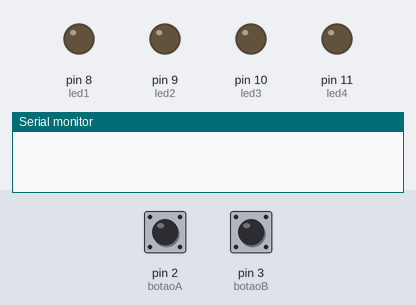
A sketch run on a simulated Arduino Uno, built with avr-gcc and run on an emulated ATmega328P. Parts: output pins drawn as LEDs (lit = HIGH), the last lines printed to the serial monitor. Inputs (shaded band) come from the test bench; at power-on: pin 2 (botaoA) LOW, pin 3 (botaoB) LOW.

Above: at 1.2 s.
1.3 s: pin 2 (botaoA) pulled HIGH for 0.15 s
At 2.5 s:
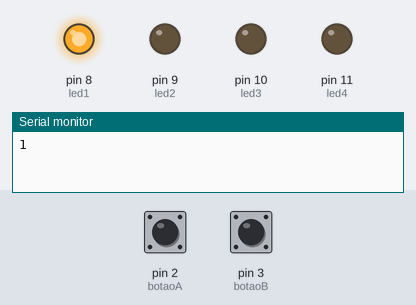
2.9 s: pin 2 (botaoA) pulled HIGH for 1 s
At 3.8 s:
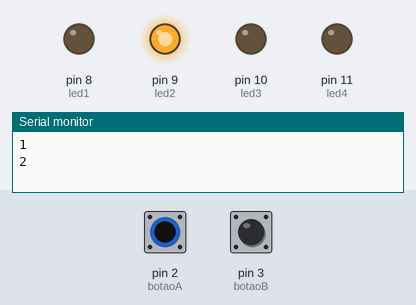
5.4 s: pin 2 (botaoA) pulled HIGH for 0.15 s
At 5.7 s:
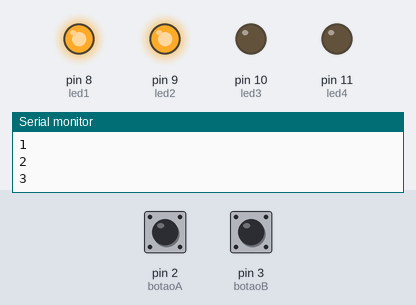
7.0 s: pin 2 (botaoA) pulled HIGH for 3.2 s
At 8.1 s:
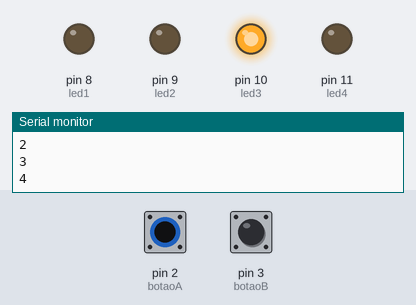
11.7 s: pin 2 (botaoA) pulled HIGH for 0.15 s
At 12.9 s:
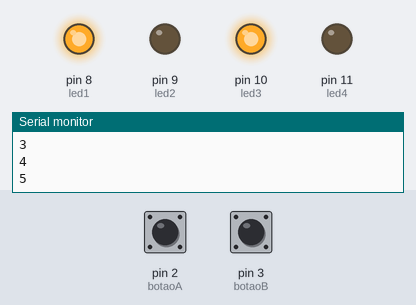
13.3 s: pin 2 (botaoA) pulled HIGH for 1 s
At 14.1 s:
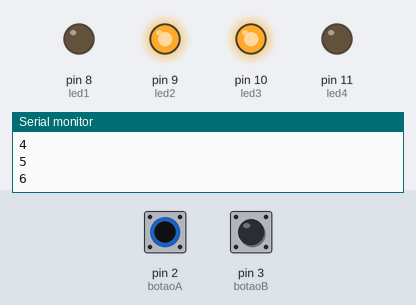
Timing chart, 0 to 16.3 s (numbered marks = the images above; inputs shaded):
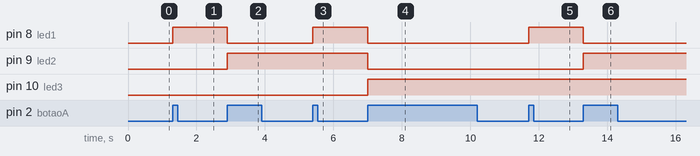

The sketch:

ContagemBinario.ino
```cpp
#define botaoA 2
#define botaoB 3
#define led1 8
#define led2 9
#define led3 10
#define led4 11

int contador = 0;
bool ultimoA = 0;
bool ultimoB = 0;
bool estadoA = 0;
bool estadoB = 0;
int i = 0;


void setup() {
  pinMode(botaoA, INPUT);
  pinMode(botaoB, INPUT);
  pinMode(led1, OUTPUT);
  pinMode(led2, OUTPUT);
  pinMode(led3, OUTPUT);
  pinMode(led4, OUTPUT);
  Serial.begin(9600);
}

void loop() {
  estadoA = digitalRead(botaoA);
  if (estadoA != ultimoA){
    if (estadoA == 1){
      if (contador < 15){
        contador++;
        Serial.println(contador);
      }
    }
  }
  ultimoA = estadoA;

    estadoB = digitalRead(botaoB);
  if (estadoB != ultimoB){
    if (estadoB == 1){
      if (contador > 0){
        contador--;
        Serial.println(contador);
      }
    }
  }
  ultimoB = estadoB;

  if (contador % 2 == 1 || contador == 1){
    digitalWrite(led1, 1);
  }
  else{
    digitalWrite(led1,0);
  }

  i =contador ;

  if (i == 2||i == 3||i == 6||i == 7||i == 10||i == 11||i == 14||i == 15){
    digitalWrite(led2, 1);
  }
  else{
    digitalWrite(led2,0);
  }

  if ((contador / 4 >= 1 && contador / 4 < 2) || contador / 4 >=3 ){
    digitalWrite(led3, 1);
  }
  else{
    digitalWrite(led3,0);
  }

  if (contador>=8){
    digitalWrite(led4, 1);
  }
  else{
    digitalWrite(led4,0);
  }

}
```

Measured:
- after the input at 1.3 s, pin 8 (led1): LOW → HIGH at once
- after the input at 2.9 s, pin 8 (led1): HIGH → LOW at once; pin 9 (led2): LOW → HIGH at once
- after the input at 5.4 s, pin 8 (led1): LOW → HIGH at once
- after the input at 7.0 s, pin 8 (led1), pin 9 (led2): HIGH → LOW at once; pin 10 (led3): LOW → HIGH at once
- after the input at 11.7 s, pin 8 (led1): LOW → HIGH at once
- after the input at 13.3 s, pin 8 (led1): HIGH → LOW at once; pin 9 (led2): LOW → HIGH at once
